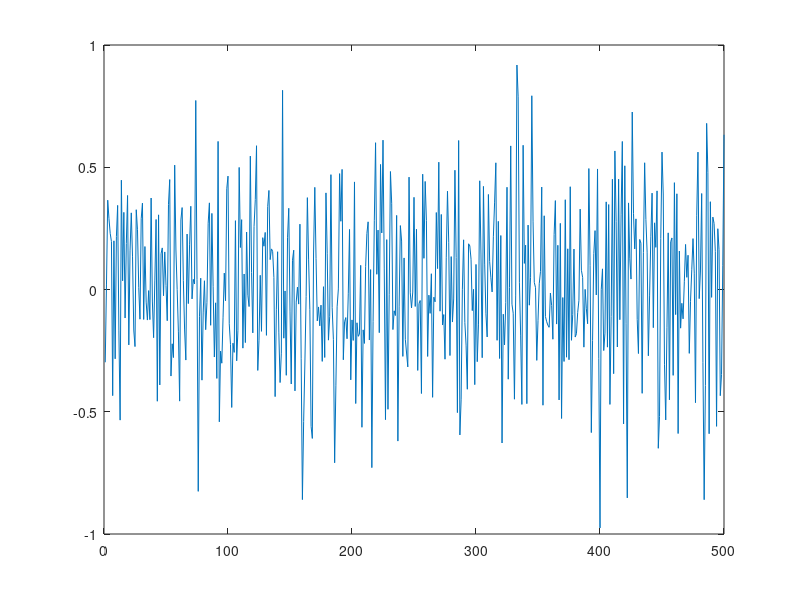

The MATLAB script that drew this image: (Note: this script raises an error after producing the figure.)
duration = 10;
fs = 44100;
y0 = zeros(1, duration * fs);

y0 = y0';
y1 = awgn(y0,10);
plot(y1(1:500));

devWriter = audioDeviceWriter;
%fileWriter = dsp.AudioFileWriter('noise.wav','FileFormat','WAV');
tic;
audiowrite('WhiteNoise.wav', y1, fs);

release(devWriter);     % close the audio output device
%release(fileWriter);    % close the output file